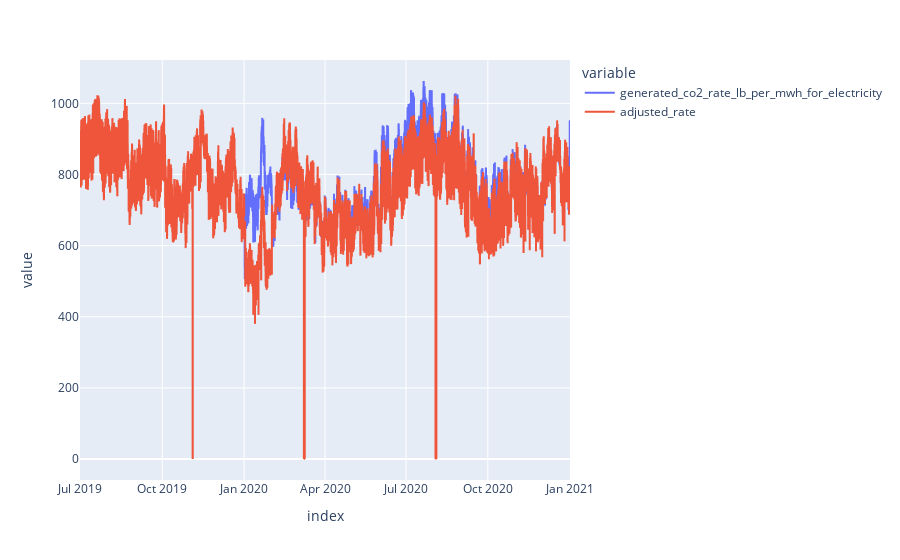

Notebook code cell kept with this figure:
### Code cell
px.line(all_dat, x=all_dat.index, y=["generated_co2_rate_lb_per_mwh_for_electricity", "adjusted_rate"])

### Figure 1 — Plotly figure (JSON) as saved in the notebook; plotly's stock layout.template omitted (floating-point values rounded to 4 significant figures; data arrays with more than 128 entries replaced by an {"elided": "..."} marker saying what was removed)
{"data": [{"hovertemplate": "variable=generated_co2_rate_lb_per_mwh_for_electricity<br>index=%{x}<br>value=%{y}<extra></extra>", "legendgroup": "generated_co2_rate_lb_per_mwh_for_electricity", "line": {"color": "#636efa", "dash": "solid"}, "marker": {"symbol": "circle"}, "mode": "lines", "name": "generated_co2_rate_lb_per_mwh_for_electricity", "showlegend": true, "type": "scattergl", "x": {"elided": "13223 str values"}, "xaxis": "x", "y": {"elided": "13223 float values"}, "yaxis": "y"}, {"hovertemplate": "variable=adjusted_rate<br>index=%{x}<br>value=%{y}<extra></extra>", "legendgroup": "adjusted_rate", "line": {"color": "#EF553B", "dash": "solid"}, "marker": {"symbol": "circle"}, "mode": "lines", "name": "adjusted_rate", "showlegend": true, "type": "scattergl", "x": {"elided": "13223 str values"}, "xaxis": "x", "y": {"elided": "13223 float values"}, "yaxis": "y"}], "layout": {"legend": {"title": {"text": "variable"}, "tracegroupgap": 0}, "margin": {"t": 60}, "xaxis": {"anchor": "y", "domain": [0, 1], "title": {"text": "index"}}, "yaxis": {"anchor": "x", "domain": [0, 1], "title": {"text": "value"}}}}
